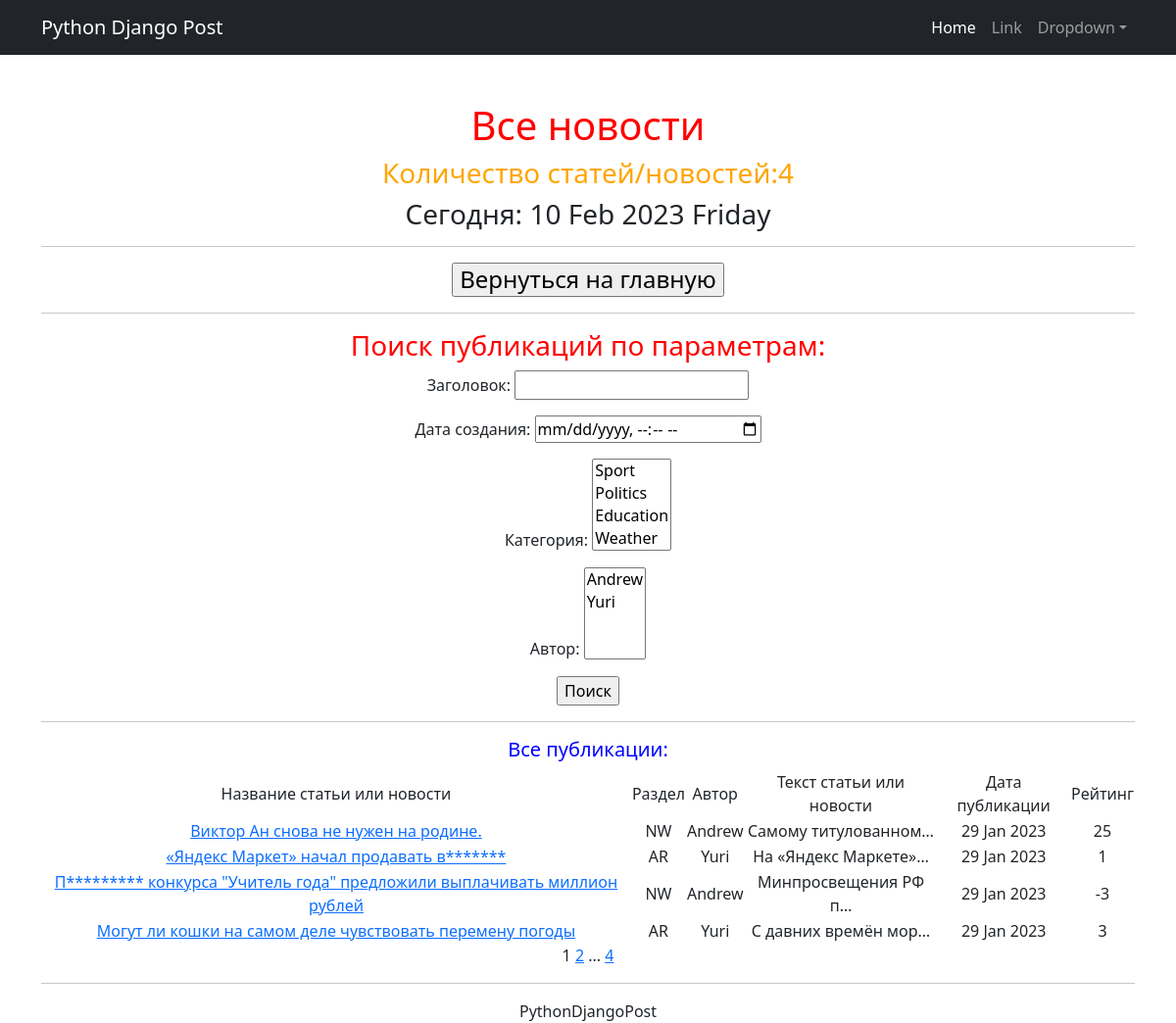
The app's page /news/search/ with its own data.
### newsportal/models.py (models this page shows, shortened)
class Post(models.Model):
    author = models.ForeignKey(Author, on_delete=models.CASCADE)
    NEWS = 'NW'
    ARTICLE = 'AR'
    CATEGORY_CHOICES = (
        (NEWS, 'Новости'),
        (ARTICLE, 'Статья'),
    )
    categoryType = models.CharField(max_length=2, choices=CATEGORY_CHOICES, default=ARTICLE)
    dateCreation = models.DateTimeField(auto_now_add=True)
    postCategory = models.ManyToManyField(Category, through='PostCategory')
    title = models.CharField(max_length=128)
    text = models.TextField()
    rating = models.SmallIntegerField(default=0)

class Author(models.Model):
    authorUser = models.OneToOneField(User, on_delete=models.CASCADE)
    ratingAuthor = models.SmallIntegerField(default=0)
    def __str__(self):
        return f'{self.authorUser.username}'

### newsportal/views.py (the view)
# urls.py: path('search/', PostSearch.as_view(), name='post_search'),
class PostSearch(ListView):
    model = Post
    template_name = 'search.html'
    context_object_name = 'post_search'
    paginate_by = 4
    def get_queryset(self):
        queryset = super().get_queryset()
        self.filterset = PostFilter(self.request.GET, queryset)
        return self.filterset.qs
    def get_context_data(self, **kwargs):
        context = super().get_context_data(**kwargs)
        context['time_now'] = datetime.utcnow()
        context['next_sale'] = None
        context['filterset'] = self.filterset
        return context

### newsportal/models.py (called while the page is built)
    def __str__(self):
        return f'{self.name}'

### newsportal/templatetags/custom_filters.py (called while the page is built)
@register.filter()
def censor(value):
   forbwords = ['припомнили', 'олимпийским', 'спортивную', 'победителю', 'лучшей', 'витамины', 'добавки', 'товары', 'поощрение', 'денежного', 'поведению', 'неправильном']
   if not isinstance(value, str):
      raise TypeError(f"Некорректный набор: '{type(value)}'Введите строковое значение")
   for word in value.split():
      if word.lower() in forbwords:
         value = value.replace(word, f"{word[0]}{'*' * (len(word) - 1)}")
   return value

@register.simple_tag(takes_context=True)
def url_replace(context, **kwargs):
   d = context['request'].GET.copy()
   for k, v in kwargs.items():
       d[k] = v
   return d.urlencode()

### newsportal/templatetags/custom_tags.py (called while the page is built)
@register.simple_tag()
def current_time(format_string='%b %d %Y'):
   return datetime.utcnow().strftime(format_string)

### templates/search.html (shortened to what this page needs)
{% extends 'flatpages/default.html' %}
{% load custom_filters %}
{% load custom_tags %}
{% block content %}
<h1><font color="red">Все новости</font></h1>
<h3><font color="orange">Количество статей/новостей:{{ post_search|length }}</font></h3>
   <h3>Сегодня: {% current_time '%d %b %Y %A' %}</h3>
<hr>
    <h4>
    <form><a href="{% url 'news_list' %}"><input type="button" value="Вернуться на главную" /></a></form>
    </h4>
<hr>
    <h3><font color="red">Поиск публикаций по параметрам:</font></h3>
   <form action="" method="get">
       {{ filterset.form.as_p }}
       <input type="submit" value="Поиск" />
   </form>
    <hr>
    <h5><font color="blue">Все публикации:</font></h5>
    {% if post_search %}
       <table>
           <tr>
               <td>Название статьи или новости</td>
               <td>Раздел</td>
               <td>Автор</td>
               <td>Текст статьи или новости</td>
               <td>Дата публикации</td>
                <td>Рейтинг</td>
           <tr>
           {% for Post in post_search %}
           <tr>
               <td>
                   <a href="{% url 'news_detail' pk=Post.id %}">{{ Post.title|censor }}</a>
               </td>
               <td>{{ Post.categoryType }}</td>
               <td>{{ Post.author.authorUser }}</td>
               <td>{{ Post.text|truncatechars:20 }}</td>
               <td>{{ Post.dateCreation|date:'d M Y ' }}</td>
                <td>{{ Post.rating }}</td>
          <tr>
           {% endfor %}
       </table>
    {% else %}
       <h2>Публикаций нет!</h2>
    {% endif %}
   {{ page_obj.number }}
   {% if page_obj.has_next %}
       <a href="?{% url_replace page=page_obj.next_page_number %}">{{ page_obj.next_page_number }}</a>
       {% if paginator.num_pages != page_obj.next_page_number %}
           ...
           <a href="?{% url_replace page=page_obj.paginator.num_pages %}">{{ page_obj.paginator.num_pages }}</a>
       {% endif %}
   {% endif %}
<hr>
    <h7>PythonDjangoPost</h7>
{% endblock content %}

### records on screen
Post: title|censor "Виктор Ан снова не нужен на родине.", categoryType "NW", author.authorUser "Andrew", text "Самому титулованном…", dateCreation "29 Jan 2023", rating "25"
Post: title|censor "«Яндекс Маркет» начал продавать в*******", categoryType "AR", author.authorUser "Yuri", text "На «Яндекс Маркете»…", dateCreation "29 Jan 2023", rating "1"
Post: title|censor "П********* конкурса \"Учитель года\" предложили выплачивать миллион рублей", categoryType "NW", author.authorUser "Andrew", text "Минпросвещения РФ п…", dateCreation "29 Jan 2023", rating "-3"
Post: title|censor "Могут ли кошки на самом деле чувствовать перемену погоды", categoryType "AR", author.authorUser "Yuri", text "С давних времён мор…", dateCreation "29 Jan 2023", rating "3"

### other values on screen
{{ post_search|length }} "4"
{{ page_obj.number }} "1"
{{ page_obj.next_page_number }} "2"
{{ page_obj.paginator.num_pages }} "4"
